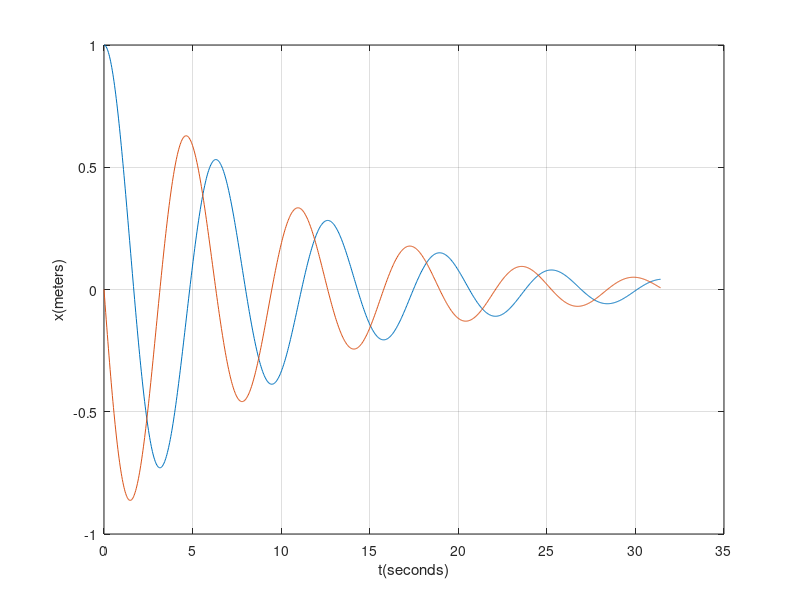

This figure's MATLAB source:
%ODE45 - Dao dong tat dan he lo xo
clear all;
clc;
format short
k=1; m=1; c=0.2;
%c1=1:0.5:2;
%m=length(c1)
%for j=1:m;
%c=c1(j)
hamf=@(t,y)([y(2);(-k/m)*y(1)-(c/m)*y(2)]);
[t, z]=ode45(hamf,0:pi/100:10*pi,[1 0])
[t z(:,1),z(:,2)]

plot(t,z(:,1),t,z(:,2))
grid on
xlabel('t(seconds)');
ylabel('x(meters)');
%end